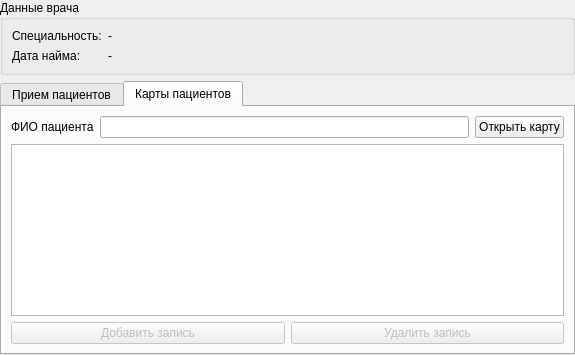
<?xml version="1.0" encoding="UTF-8"?>
<ui version="4.0">
 <class>DoctorPage</class>
 <widget class="QWidget" name="DoctorPage">
  <property name="geometry">
   <rect>
    <x>0</x>
    <y>0</y>
    <width>575</width>
    <height>355</height>
   </rect>
  </property>
  <property name="windowTitle">
   <string>Form</string>
  </property>
  <layout class="QGridLayout" name="gridLayout_2">
   <property name="leftMargin">
    <number>0</number>
   </property>
   <property name="topMargin">
    <number>0</number>
   </property>
   <property name="rightMargin">
    <number>0</number>
   </property>
   <property name="bottomMargin">
    <number>0</number>
   </property>
   <item row="1" column="0">
    <widget class="QTabWidget" name="TabWidget">
     <property name="currentIndex">
      <number>1</number>
     </property>
     <widget class="QWidget" name="AppointmentsTab">
      <attribute name="icon">
       <iconset resource="../../icons.qrc">
        <normaloff>:/Forms/Icons/Forms/Icons/doctor.svg</normaloff>:/Forms/Icons/Forms/Icons/doctor.svg</iconset>
      </attribute>
      <attribute name="title">
       <string>Прием пациентов</string>
      </attribute>
      <layout class="QGridLayout" name="gridLayout_3">
       <item row="3" column="0">
        <widget class="QGroupBox" name="groupBox">
         <property name="title">
          <string>Действия</string>
         </property>
         <layout class="QGridLayout" name="gridLayout_5">
          <item row="0" column="0">
           <widget class="QPushButton" name="AcceptPatient">
            <property name="text">
             <string>Принять</string>
            </property>
            <property name="icon">
             <iconset resource="../../icons.qrc">
              <normaloff>:/Forms/Icons/Forms/Icons/registrator.svg</normaloff>:/Forms/Icons/Forms/Icons/registrator.svg</iconset>
            </property>
           </widget>
          </item>
         </layout>
        </widget>
       </item>
       <item row="2" column="0">
        <widget class="QTableWidget" name="AppointmentsTableWidget"/>
       </item>
      </layout>
     </widget>
     <widget class="QWidget" name="CardsTab">
      <attribute name="icon">
       <iconset resource="../../icons.qrc">
        <normaloff>:/Forms/Icons/Forms/Icons/card.svg</normaloff>:/Forms/Icons/Forms/Icons/card.svg</iconset>
      </attribute>
      <attribute name="title">
       <string>Карты пациентов</string>
      </attribute>
      <layout class="QGridLayout" name="gridLayout_4">
       <item row="3" column="0">
        <widget class="QPushButton" name="AddCardRecordButton">
         <property name="enabled">
          <bool>false</bool>
         </property>
         <property name="text">
          <string>Добавить запись</string>
         </property>
         <property name="icon">
          <iconset resource="../../icons.qrc">
           <normaloff>:/Forms/Icons/Forms/Icons/add.svg</normaloff>:/Forms/Icons/Forms/Icons/add.svg</iconset>
         </property>
        </widget>
       </item>
       <item row="3" column="1">
        <widget class="QPushButton" name="RemoveCardRecordButtton">
         <property name="enabled">
          <bool>false</bool>
         </property>
         <property name="text">
          <string>Удалить запись</string>
         </property>
         <property name="icon">
          <iconset resource="../../icons.qrc">
           <normaloff>:/Forms/Icons/Forms/Icons/remove.svg</normaloff>:/Forms/Icons/Forms/Icons/remove.svg</iconset>
         </property>
        </widget>
       </item>
       <item row="2" column="0" colspan="2">
        <widget class="QTableWidget" name="CardRecordTableWidget"/>
       </item>
       <item row="0" column="0" colspan="2">
        <layout class="QHBoxLayout" name="horizontalLayout">
         <property name="bottomMargin">
          <number>0</number>
         </property>
         <item>
          <widget class="QLabel" name="label">
           <property name="text">
            <string>ФИО пациента</string>
           </property>
          </widget>
         </item>
         <item>
          <widget class="QLineEdit" name="PatientNameField"/>
         </item>
         <item>
          <widget class="QPushButton" name="SearchCardButton">
           <property name="text">
            <string>Открыть карту</string>
           </property>
          </widget>
         </item>
        </layout>
       </item>
      </layout>
     </widget>
    </widget>
   </item>
   <item row="0" column="0">
    <widget class="QGroupBox" name="groupBox_2">
     <property name="title">
      <string>Данные врача</string>
     </property>
     <layout class="QFormLayout" name="formLayout">
      <item row="0" column="0">
       <widget class="QLabel" name="label_2">
        <property name="text">
         <string>Специальность:</string>
        </property>
       </widget>
      </item>
      <item row="0" column="1">
       <widget class="QLabel" name="SpecialityLabel">
        <property name="text">
         <string>-</string>
        </property>
       </widget>
      </item>
      <item row="1" column="0">
       <widget class="QLabel" name="label_4">
        <property name="text">
         <string>Дата найма:</string>
        </property>
       </widget>
      </item>
      <item row="1" column="1">
       <widget class="QLabel" name="EmploymentDateLabel">
        <property name="text">
         <string>-</string>
        </property>
       </widget>
      </item>
     </layout>
    </widget>
   </item>
  </layout>
 </widget>
 <resources>
  <include location="../../icons.qrc"/>
 </resources>
 <connections/>
</ui>
